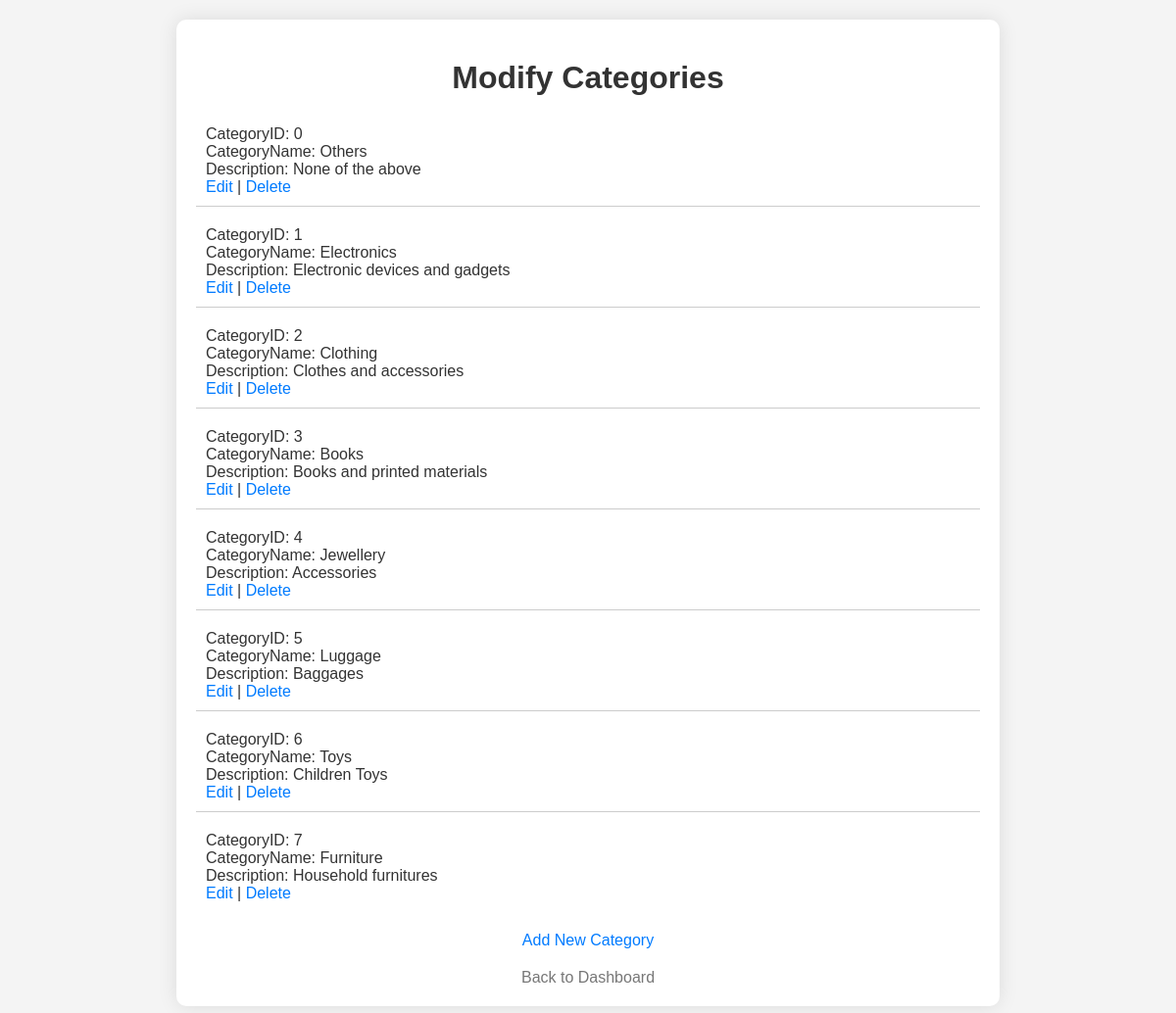
The app's page /modify_categories.php, older data.
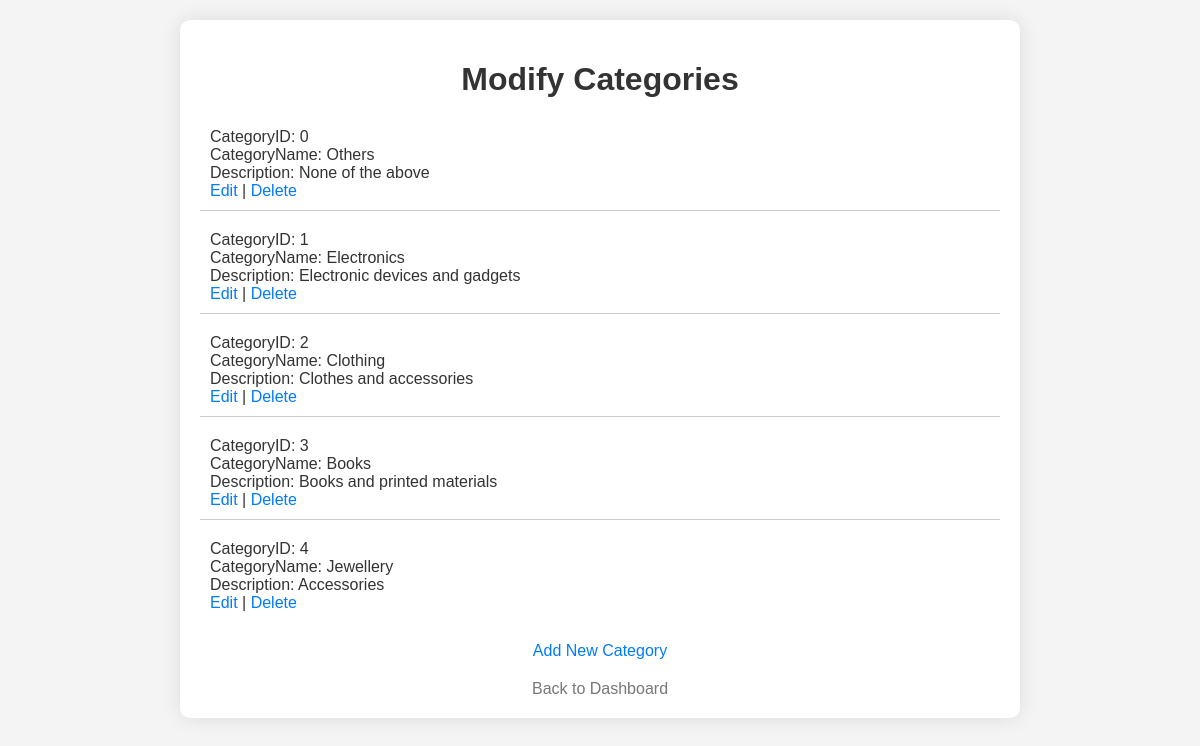
The same page, newer data.
### tables this page shows
CREATE TABLE `itemcategories` (
  `CategoryID` int(11) NOT NULL,
  `CategoryName` varchar(50) DEFAULT NULL,
  `Description` text DEFAULT NULL
);

### modify_categories.php (the view, shortened to what this page needs)
<!DOCTYPE html>
<html lang="en">
<head>
</head>
<body>
    <div class="container">
        <h1>Modify Categories</h1>
        <div class="categories">
            <?php
            include_once "db_connection.php";
            $sql = "SELECT * FROM ItemCategories";
            $result = $conn->query($sql);
            if ($result->num_rows > 0) {
                while($row = $result->fetch_assoc()) {
                    echo "<div class='category'>";
                    echo "<span>CategoryID: " . $row["CategoryID"]. "</span><br>";
                    echo "<span>CategoryName: " . $row["CategoryName"]. "</span><br>";
                    echo "<span>Description: " . $row["Description"] . "</span><br>";
                    echo "<a href='edit_category.php?id=" . $row["CategoryID"] . "'>Edit</a> | ";
                    echo "<a href='delete_category.php?id=" . $row["CategoryID"] . "' onclick='return confirm(\"Are you sure you want to delete this category?\")'>Delete</a>";
                    echo "</div>";
                }
            } else {
                echo "<p>No categories found.</p>";
            }
            ?>
        </div>
        <div class="add-new">
            <a href="add_category.php">Add New Category</a>
        </div>
        <a class="back" href="admin_dashboard.php">Back to Dashboard</a>
    </div>
</body>
</html>

Row changes from the older to the newer data that the page shows:
removed itemcategories: CategoryID "5", CategoryName "Luggage", Description "Baggages"
removed itemcategories: CategoryID "6", CategoryName "Toys", Description "Children Toys"
removed itemcategories: CategoryID "7", CategoryName "Furniture", Description "Household furnitures"
